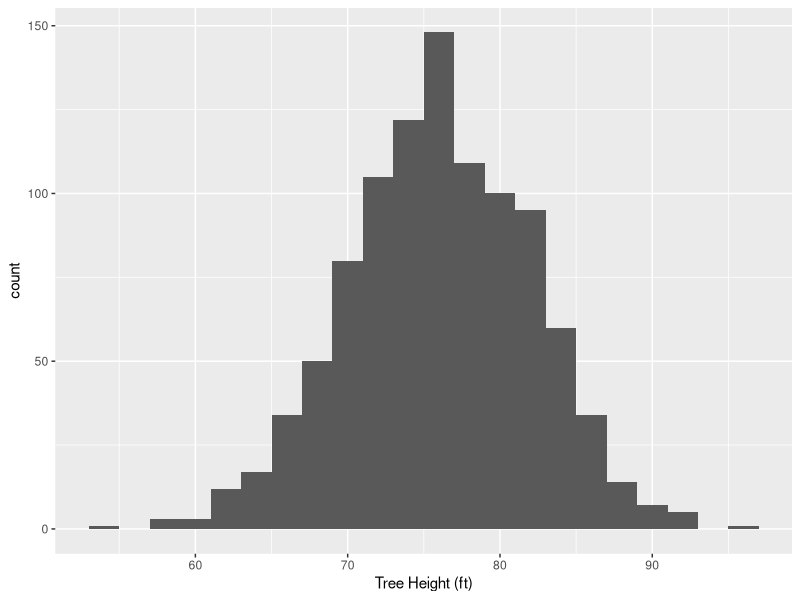
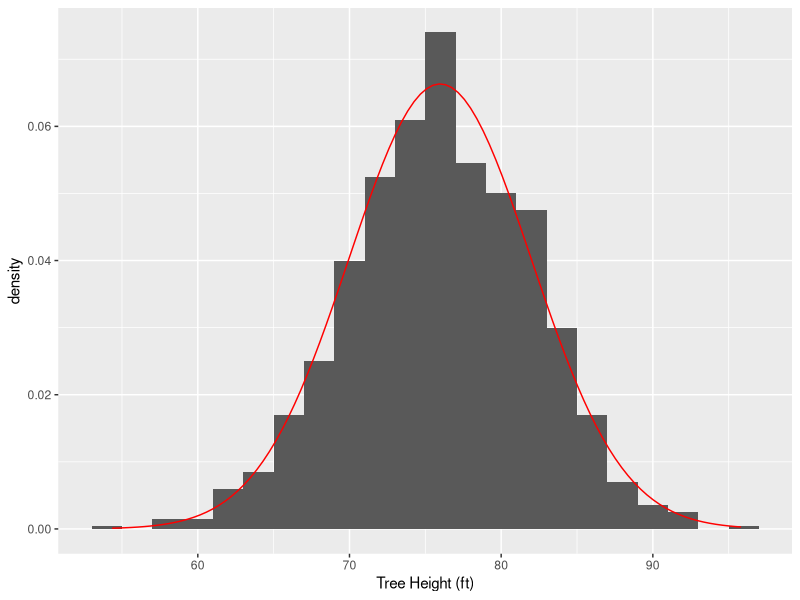
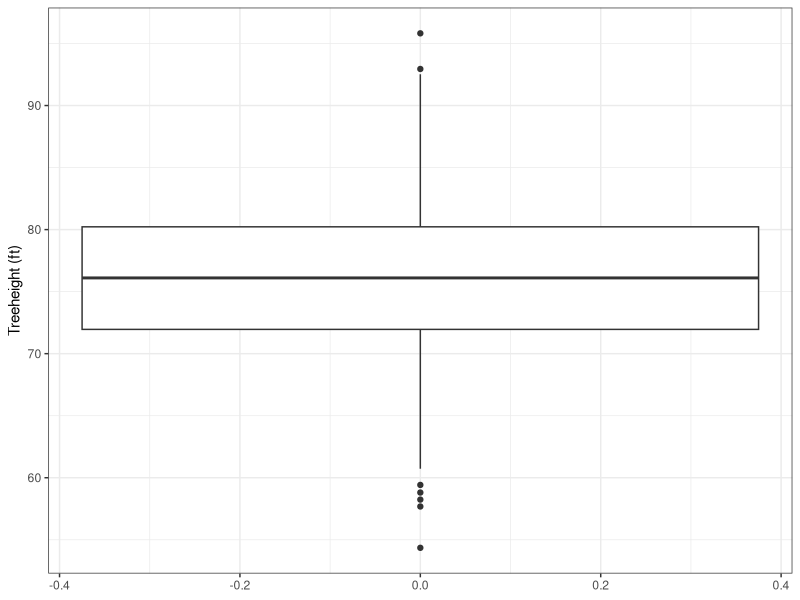

Write R code to recreate these figures, in order. (Note: this script raises an error after producing the figures.)
## ---- chunk 1
knitr::opts_chunk$set(echo = TRUE)
## ---- chunk 2
rm(list = ls())
## ---- chunk 3
library(dplyr)
library(ggplot2)
library(ggfortify)
library(readr)
## ---- chunk 4
library(readr)
cherry_trees <- read_csv("cherry_trees.csv")
# View(cherry_trees)
## ---- chunk 5
mode(cherry_trees)   # Show the data type
names(cherry_trees)   # Show column names
head(cherry_trees)   # Show first 6 rows of data
dim(cherry_trees)   # Show number of rows and columns
str(cherry_trees)   # Show structure of data set
tail(cherry_trees)   # Show last 6 rows of data
glimpse(cherry_trees)   # Shows a horizontal view of the data
tbl_df(cherry_trees)  # Shows a vertical view of the data
## ---- chunk 6
bin <- 50   # Set the number of bins
bw <- 2   # Set the binwidth
print(Height_histogram <-
        ggplot(data = cherry_trees, aes(x=Treeheight)) +
        geom_histogram(bins = bin, binwidth = bw) +
        scale_x_continuous(name = "Tree Height (ft)"))

## ---- chunk 7
bin = 50  # Set the number of bins
bw = 2    # Set the binwidth

n_obs <- sum(!is.na(cherry_trees$Treeheight))  # Find the number of observations
n_obs

Height_histogram <-
  ggplot(data = cherry_trees, aes(x=Treeheight)) +
  geom_histogram(aes(y = ..density..), binwidth = bw) +
  stat_function(fun = dnorm, args = list(mean = mean(cherry_trees$Treeheight),
                sd = sd(cherry_trees$Treeheight)),color="red") +
  scale_x_continuous(name = "Tree Height (ft)")

Height_histogram    # Print the modified histogram
## ---- chunk 8
print( Height_Boxplot <- ggplot(cherry_trees, aes(y=Treeheight)) +
         geom_boxplot() +
         ylab("Treeheight (ft)") +
         theme_bw())
## ---- chunk 9
is_outlier <- function(x) {
  return(x < quantile(x,0.25) - 1.5 * IQR(x) |
           x > quantile(x, 0.75) + 1.5 * IQR(x))
}
## ---- chunk 10
Input <- cherry_trees$Treeheight

print(outlier <- is_outlier(Input))

print(outlier <- as.numeric(is_outlier(Input)))

?as.numeric
## ---- chunk 11

Indivdual_Num <- which(Input >= 91 | Input <= 60)

# Locate the position in data set of any potential outliers.
    
?which()

which(is_outlier(Input))
## ---- chunk 12
cherry_trees[c(which(is_outlier(Input))),]
## ---- chunk 13
#  Get help.
  

?qqnorm()

qqnorm(Input, main="Q-Q Plot for Tammy's Cherry Tree Data",
       xlab="Theoretical Normal Quantitles",
       ylab="Sample Data Qunatiles")
qqline(Input,col = "red")

  
#  Plot the Q-Q plot and the histogram together.
  

qqnorm(Input, main="Q-Q Plot for Tammy's Cherry Tree Data",
       xlab="Theoretical Normal Quantitles",
       ylab="Sample Data Qunatiles")
qqline(Input,col = "red")

Height_histogram    # Print the modified histogram 

## ---- chunk 14
sumData <- cherry_trees %>%
  summarise(
    countHT = n(),   # Number of trees
    meanHT = mean(Treeheight),   # Mean
    medianHt = median(Treeheight),   # Median
    varHT = var(Treeheight),   # Variance
    sdevHT = sd(Treeheight),   # Standard deviation
    semHT = sd(Treeheight)/sqrt(n()),   # Standard error of the mean (SEM)
    
    # Alternative SEM if there are missing values
    sem_altHT = sd(Treeheight)/sqrt(sum(!is.na(Treeheight))),   
      
    iqrHT = IQR(Treeheight),   # Interquartile range
    quant_25_HT = quantile(Treeheight, 0.25),   # First quartile
    quant_50_HT = quantile(Treeheight, 0.50),   # The median
    quant_75_HT = quantile(Treeheight, 0.75),   # Third quartile
    minHT = min(Treeheight),  # Minimum
    maxHT = max(Treeheight))   # Maximum

## ---- chunk 15

## ---- chunk 16
mean(Input)
sd(Input)
length(Input)
## ---- chunk 17

## ---- chunk 18

## ---- chunk 19

## ---- chunk 20
#  Get help on "qt()"
?qt()
## ---- chunk 21


## ---- chunk 22

## ---- chunk 23
t.test(Input, conf.level=0.95)
## ---- chunk 24
 
